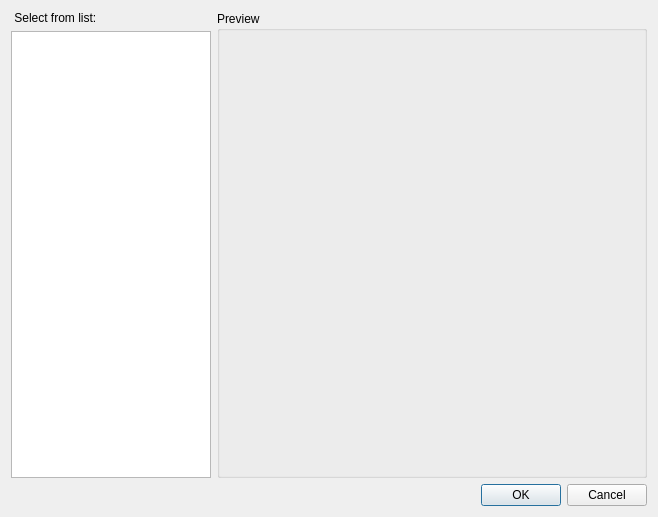
<?xml version="1.0" encoding="UTF-8"?>
<ui version="4.0">
 <class>SdDGetProjectObject</class>
 <widget class="QDialog" name="SdDGetProjectObject">
  <property name="geometry">
   <rect>
    <x>0</x>
    <y>0</y>
    <width>658</width>
    <height>517</height>
   </rect>
  </property>
  <property name="windowTitle">
   <string>Objects from project</string>
  </property>
  <layout class="QVBoxLayout" name="verticalLayout_2">
   <item>
    <layout class="QHBoxLayout" name="horizontalLayout">
     <item>
      <layout class="QVBoxLayout" name="verticalLayout">
       <item>
        <widget class="QLabel" name="label">
         <property name="maximumSize">
          <size>
           <width>200</width>
           <height>16777215</height>
          </size>
         </property>
         <property name="text">
          <string> Select from list:</string>
         </property>
        </widget>
       </item>
       <item>
        <widget class="QListWidget" name="mList">
         <property name="maximumSize">
          <size>
           <width>200</width>
           <height>16777215</height>
          </size>
         </property>
        </widget>
       </item>
      </layout>
     </item>
     <item>
      <widget class="QGroupBox" name="mViewBox">
       <property name="minimumSize">
        <size>
         <width>350</width>
         <height>0</height>
        </size>
       </property>
       <property name="title">
        <string>Preview</string>
       </property>
      </widget>
     </item>
    </layout>
   </item>
   <item>
    <widget class="QDialogButtonBox" name="buttonBox">
     <property name="orientation">
      <enum>Qt::Horizontal</enum>
     </property>
     <property name="standardButtons">
      <set>QDialogButtonBox::Cancel|QDialogButtonBox::Ok</set>
     </property>
    </widget>
   </item>
  </layout>
 </widget>
 <resources/>
 <connections>
  <connection>
   <sender>buttonBox</sender>
   <signal>accepted()</signal>
   <receiver>SdDGetProjectObject</receiver>
   <slot>accept()</slot>
   <hints>
    <hint type="sourcelabel">
     <x>248</x>
     <y>254</y>
    </hint>
    <hint type="destinationlabel">
     <x>157</x>
     <y>274</y>
    </hint>
   </hints>
  </connection>
  <connection>
   <sender>buttonBox</sender>
   <signal>rejected()</signal>
   <receiver>SdDGetProjectObject</receiver>
   <slot>reject()</slot>
   <hints>
    <hint type="sourcelabel">
     <x>316</x>
     <y>260</y>
    </hint>
    <hint type="destinationlabel">
     <x>286</x>
     <y>274</y>
    </hint>
   </hints>
  </connection>
 </connections>
</ui>
